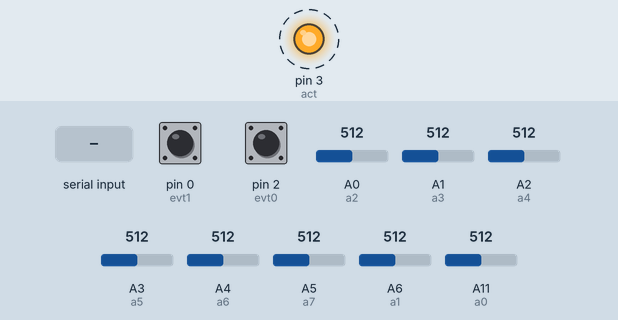
Bench run of a sketch on a simulated Arduino Mega 2560, built for the host (arithmetic inside an expression is 32-bit, double 64-bit). Parts: output pins drawn as LEDs (lit = HIGH). Dashed ring = blinking. Inputs (shaded band) come from the test bench; at power-on: pin 0 (evt1) HIGH, pin 2 (evt0) HIGH, A0 (a2) = 512, A1 (a3) = 512, A2 (a4) = 512, A3 (a5) = 512, A4 (a6) = 512, A5 (a7) = 512, A6 (a1) = 512, A11 (a0) = 512. EEPROM starts erased; what the sketch prints to the serial monitor is not drawn.

Above: at 1.2 s.
1.3 s: pin 0 (evt1) pulled LOW for 0.15 s
4.3 s: pin 2 (evt0) pulled LOW for 0.15 s
7.3 s: pin 0 (evt1) pulled LOW for 1 s
10.3 s: "p\n" received over Serial
13.3 s: pin 2 (evt0) pulled LOW for 1 s
16.3 s: "90,45\n" received over Serial
Timing chart, 0 to 20.3 s (numbered marks = the images above; inputs shaded):
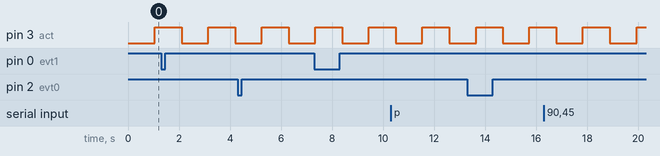

Measured:
- by itself, pin 3 (act): alternates HIGH for 1.0 s and LOW for 1.1 s

The sketch:

SNUADC.ino
```cpp
#include <EEPROM.h>

#define a0 A11
#define a1 A6
#define a2 A0
#define a3 A1
#define a4 A2
#define a5 A3
#define a6 A4
#define a7 A5
#define evt0 2
#define evt1 0
#define act 3

// analog pins
int apin[] = {a0, a1, a2, a3, a4, a5, a6, a7};

unsigned short cnt0;
unsigned short cnt1;
unsigned short cnt2;
unsigned short cnt3;
unsigned short cnt4;
unsigned short cnt5;
unsigned short cnt6;
unsigned short cnt7;

byte buf[3];

long us_remain = 0;
unsigned long us_now;
unsigned long us_next = micros();
unsigned long us_act_last = 0;
bool act_last_val = false;
unsigned long us_wait = 10000;

#define MAX_SERIAL_BUF 100
char serialBuf[MAX_SERIAL_BUF]; // a string to hold incoming data
unsigned short serialPos = 0;

unsigned short cal_hi[8] = {922,922,922,922,922,922,922,922}; // 4v
unsigned short cal_lo[8] = {102,102,102,102,102,102,102,102}; // -4v

void setup() {
  // 0v, 4v 칼리브레이션 값을 읽음
  for(int ch = 0; ch < 8; ch++) {
    unsigned short cnt = 0;
    EEPROM.get(4 * ch, cal_lo[ch]);
    EEPROM.get(4 * ch + 2, cal_hi[ch]);
  }

  analogReference(INTERNAL); // 2.56V reference voltage
  pinMode(evt0, INPUT_PULLUP);
  pinMode(evt1, INPUT_PULLUP);
  pinMode(act, OUTPUT);
  pinMode(a0, INPUT);
  pinMode(a1, INPUT);
  pinMode(a2, INPUT);
  pinMode(a3, INPUT);
  pinMode(a4, INPUT);
  pinMode(a5, INPUT);
  pinMode(a6, INPUT);
  pinMode(a7, INPUT);
  Serial.begin(57600);
}

// serialBuf : 저장된 문장
// serialPos : 문장의 길이
void processCmd() {
  if(serialPos < 3) return; // invalid command
  if(serialBuf[0] == 's') { // set
    if(serialBuf[1] == 'r') { // sampling rate
      serialBuf[6] = '\0'; // safety check
      unsigned long srate = atoi(serialBuf + 2);
      if(srate > 0 && srate <= 1000) us_wait = 1000000ul / srate;
    }
  } else if(serialBuf[0] == 'c') { // cl, ch, cp
    if (serialBuf[1] == 'l' || serialBuf[1] == 'h') { // 0v or 4v calibration
      Serial.println();
      for (int ch = 0; ch < 8; ch++) {
        Serial.print("CH");
        Serial.print(ch);
        Serial.print("=");

        // average
        long sum = 0;
        for (int t = 0; t < 1000; t++) sum += analogRead(apin[ch]);
        short cnt = sum / 1000;

        // save
        if (serialBuf[1] == 'l') {
          EEPROM.put(4 * ch, cnt);
          cal_lo[ch] = cnt;
        } else if (serialBuf[1] == 'h') {
          EEPROM.put(4 * ch + 2, cnt);
          cal_hi[ch] = cnt;
        }

        // print
        Serial.println(cnt);
      }
    } else if (serialBuf[1] == 'p') {
      for (int ch = 0; ch < 8; ch++) {
        Serial.print(cal_lo[ch]);
        Serial.print('\t');
        Serial.println(cal_hi[ch]);
      }
    }
  }
}

// 이 함수는 하드웨어 RX 발생 시 loop() 호출 사이에서 호출된다.
// 이 함수에서의 delay가 있으면 loop이 느리게 호출된다.
// 이 함수와 loop 은 동시에 호출되지는 않는다.
// 여러 바이트가 도착해 있을 수 있으므로 다 꺼내야 한다.
void serialEvent() {
  while (Serial.available()) {
    char inChar = (char)Serial.read(); // get the new byte
    if (inChar == '\r' || inChar == '\n') {
      serialBuf[serialPos++] = '\0';
      processCmd();
      serialPos = 0;
    } else {
      serialBuf[serialPos++] = inChar;
    }
    if (serialPos == MAX_SERIAL_BUF) serialPos = 0;
  }
}

unsigned short readAndCalibrate(int ch) {
  float cnt = (float)analogRead(apin[ch]);
  cnt = 102.4 + (819.2 * (cnt - cal_lo[ch])) / (cal_hi[ch] - cal_lo[ch]);
  if (cnt < 0) return 0;
  else if (cnt > 1023) return 1023;
  return (unsigned short)cnt;
}

void loop() {
  // leonardo 에서는 serialEvent가 자동으로 호출되지 않으므로
  // 수동으로 호출하여준다.
  serialEvent();

  us_now = micros(); // 500 Hz 2ms = 2000 us
  us_remain = long(us_next - us_now);

  if(us_remain > 0) return; // 아직 못미침

  // 충분히 기다렸다. 다음 호출은? 이렇게 하지 않으면 실행 시간이 us_wait 보다 오래 결릴 경우 계속 호출되는 문제
  us_next = max(us_next + us_wait, us_now);

  if ((us_now & 0xFFF00000) != us_act_last) {
    digitalWrite(act, act_last_val?LOW:HIGH);
    act_last_val = !act_last_val;
    us_act_last = us_now & 0xFFF00000;
  }

  cnt0 = readAndCalibrate(0);
  cnt1 = readAndCalibrate(1);
  buf[0] = cnt0 & 0x7F;
  buf[1] = cnt1 & 0x7F;
  buf[2] = (cnt0 & 0x380) >> 3;
  buf[2] |= (cnt1 & 0x380) >> 6;
  buf[0] |= 0x80;
  if(digitalRead(evt0)) buf[2] &= 0xFE;
  else buf[2] |= 1;
  Serial.write(buf, 3);

  cnt0 = readAndCalibrate(2);
  cnt1 = readAndCalibrate(3);
  buf[0] = cnt0 & 0x7F;
  buf[1] = cnt1 & 0x7F;
  buf[2] = (cnt0 & 0x380) >> 3;
  buf[2] |= (cnt1 & 0x380) >> 6;
  if(digitalRead(evt1)) buf[2] &= 0xFE;
  else buf[2] |= 1;
  Serial.write(buf, 3);

  cnt0 = readAndCalibrate(4);
  cnt1 = readAndCalibrate(5);
  buf[0] = cnt0 & 0x7F;
  buf[1] = cnt1 & 0x7F;
  buf[2] = (cnt0 & 0x380) >> 3;
  buf[2] |= (cnt1 & 0x380) >> 6;
  Serial.write(buf, 3);

  cnt0 = readAndCalibrate(6);
  cnt1 = readAndCalibrate(7);
  buf[0] = cnt0 & 0x7F;
  buf[1] = cnt1 & 0x7F;
  buf[2] = (cnt0 & 0x380) >> 3;
  buf[2] |= (cnt1 & 0x380) >> 6;
  Serial.write(buf, 3);
}
```
